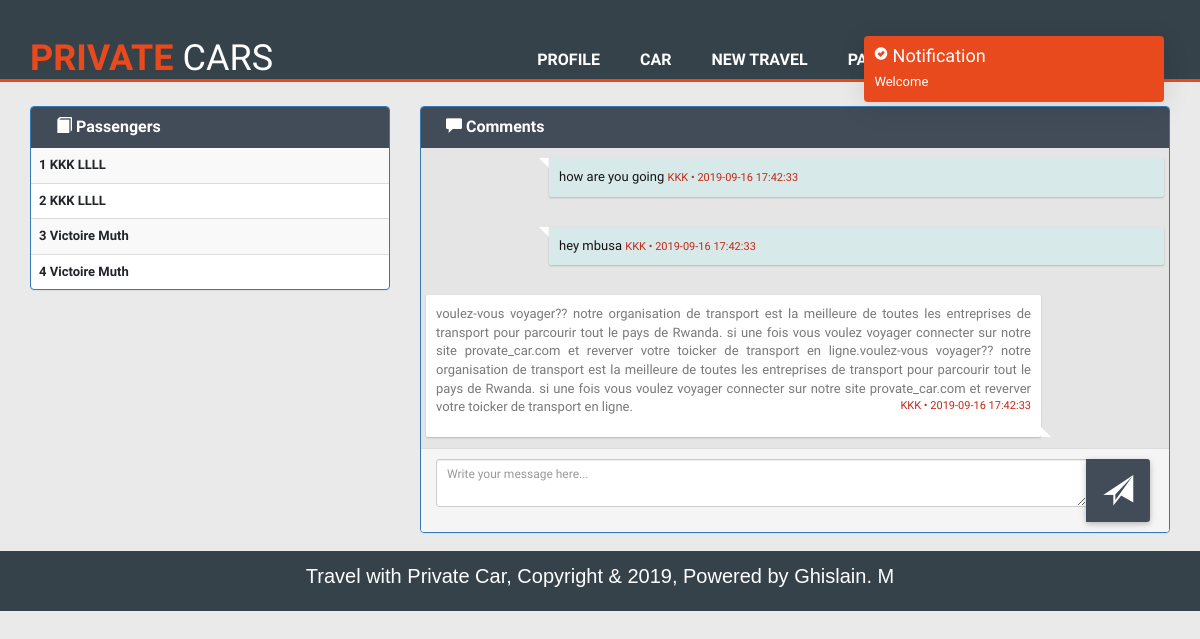
/views/follow_up.php?request=8&q=6 (signed in), run on the app's committed database.
### tables this page shows
CREATE TABLE `travel` (
  `travel_id` int(11) NOT NULL,
  `trip_id` int(11) NOT NULL,
  `passenger_id` int(11) NOT NULL,
  `payment_id` int(11) NOT NULL,
  `c_date` datetime NOT NULL
);

CREATE TABLE `passenger` (
  `passenger_id` int(11) NOT NULL,
  `passenger_fname` varchar(200) DEFAULT NULL,
  `passenger_lname` varchar(200) DEFAULT NULL,
  `passenger_surname` varchar(200) DEFAULT NULL,
  `passenger_email` varchar(200) DEFAULT NULL,
  `passenger_phone` varchar(110) DEFAULT NULL,
  `passenger_address` varchar(200) DEFAULT NULL,
  `passenger_gender` varchar(200) DEFAULT NULL,
  `passenger_age` int(11) DEFAULT NULL,
  `passenger_password` varchar(200) DEFAULT NULL,
  `passenger_c_date` datetime NOT NULL
);

CREATE TABLE `comments` (
  `comments_id` int(11) NOT NULL,
  `passenger_id` int(11) NOT NULL,
  `driver_id` int(11) NOT NULL,
  `travel_id` int(11) NOT NULL,
  `message` text NOT NULL,
  `category` int(11) NOT NULL,
  `c_date` datetime NOT NULL
);

CREATE TABLE `driver` (
  `driver_id` int(11) NOT NULL,
  `f_name` varchar(200) DEFAULT NULL,
  `l_name` varchar(200) DEFAULT NULL,
  `age` int(11) DEFAULT NULL,
  `gender` varchar(55) DEFAULT NULL,
  `email` varchar(200) DEFAULT NULL,
  `phone_number` varchar(256) DEFAULT NULL,
  `address` varchar(200) DEFAULT NULL,
  `password` varchar(200) DEFAULT NULL,
  `permit_id` varchar(200) DEFAULT NULL,
  `profile_picture` varchar(200) DEFAULT NULL,
  `c_date` datetime DEFAULT NULL
);

### core/db.php (called while the page is built, shortened)
<?php
class DB{
    private $dbHost     = "localhost";
    private $dbUsername = "root";
    private $dbPassword = "";
    private $dbName     = "private_car";
    public function __construct(){
        if(!isset($this->db)){
            $conn = new mysqli($this->dbHost, $this->dbUsername, $this->dbPassword, $this->dbName);
            if($conn->connect_error){
                die("Failed to connect with MySQL: " . $conn->connect_error);
            }else{
                $this->db = $conn;
            }
        }
    }
    public function getRows($table,$conditions = array()){
        $sql = 'SELECT ';
        $sql .= array_key_exists("select",$conditions)?$conditions['select']:'*';
        $sql .= ' FROM '.$table;
        if(array_key_exists("where",$conditions)){
            $sql .= ' WHERE ';
            $i = 0;
            foreach($conditions['where'] as $key => $value){
                $pre = ($i > 0)?' AND ':'';
                $sql .= $pre.$key." = '".$value."'";
                $i++;
            }
        }
        $result = $this->db->query($sql);
        if(array_key_exists("return_type",$conditions) && $conditions['return_type'] != 'all'){
            switch($conditions['return_type']){
                case 'count':
                    $data = $result->num_rows;
                    break;
                case 'single':
                    $data = $result->fetch_assoc();
                    break;
                default:
                    $data = '';
            }
        }else{
            if($result->num_rows > 0){
                while($row = $result->fetch_assoc()){
                    $data[] = $row;
                }
            }
        }
        return !empty($data)?$data:false;
    }
    public function getTravelInfo($driverID, $tripID){
        $sql ="SELECT * from  travel inner join set_travel on travel.trip_id=set_travel.trip_id inner join passenger on travel.passenger_id=passenger.passenger_id inner join payment on travel.payment_id=payment.payment_id where set_travel.driver_id='$driverID' and set_travel.trip_id='$tripID'  order by set_travel.destination_place  aSC";
        $result = $this->db->query($sql);
            if($result->num_rows > 0){
                while($row = $result->fetch_assoc()){
                    $data[] = $row;
                }
        }
        return !empty($data)?$data:false;
    }
    public function gettfollowup($tripID, $driverID, $passengerID){
        $sql ="SELECT * from  comments right join passenger on passenger.passenger_id=comments.passenger_id inner join travel on travel.travel_id=comments.travel_id inner join set_travel on set_travel.trip_id=travel.trip_id inner join driver on driver.driver_id=set_travel.driver_id WHERE driver.driver_id='$driverID' and passenger.passenger_id='$passengerID' and set_travel.trip_id='$tripID'  order by comments.comments_id deSC";
        $result = $this->db->query($sql);
            if($result->num_rows > 0){
                while($row = $result->fetch_assoc()){
                    $data[] = $row;
                }
        }
        return !empty($data)?$data:false;
    }
}

### views/follow_up.php (the view, shortened to what this page needs)
<?php
  include("header_driver.php");
  $tripID=$_GET['request'];
  $passengerID=0;
  if(isset($_GET['q'])) $passengerID=$_GET['q'];
  $registeredPASSENGER=$db->getTravelInfo($driverID, $tripID);
  $registeredMESSAGE=$db->gettfollowup($tripID, $driverID, $passengerID);
?>
  <div class="container" style="padding-top: 2%">
  <div class="row">
                 <div class="col-sm-4">
                  <div class="panel panel-primary">
        <div class="panel-heading top-bar">
                    <div class="col-md-8 col-xs-8">
                        <h3 class="panel-title"><span class="glyphicon glyphicon-book"></span> Passengers </h3>
                    </div>
                </div>
        <table class="table table-striped table-hover">
            <tbody>
            <?php
              if ($registeredPASSENGER): $count=0; foreach($registeredPASSENGER as $show): $count++;
             ?>
                <tr>
                  <td>
                  <a href="follow_up.php?request=<?php echo $tripID;?>&q=<?php echo $show['passenger_id'];?>"><?php echo $count; ?>
                    <?php echo $show['passenger_fname'].' '.$show['passenger_lname']; ?>
                    </a>
                  </td>
                </tr>
                <?php
                  endforeach;
                endif;
                 ?>
            </tbody>
        </table>
    </div>
                 </div>
          <div class="col-sm-8">
            <div class="chatbody">
              <div class="panel panel-primary">
                <div class="panel-heading top-bar">
                    <div class="col-md-8 col-xs-8">
                        <h3 class="panel-title"><span class="glyphicon glyphicon-comment"></span> Comments</h3>
                    </div>
                </div>
                <div style="height: 300px; overflow: auto;">
                <?php if(isset($_GET['q'])): if ($registeredMESSAGE): $count1=0; foreach($registeredMESSAGE as $show): $count1++; ?>
                <div class="panel-body msg_container_base">
                <?php if ($show['category']==0) {?>
                    <div class="row msg_container base_sent">
                        <div class="col-md-10 col-xs-10" style="padding: 0;">
                            <div style="text-align: justify;  word-wrap: break-word;" class="messages msg_sent">
                                <span style="width: 300px;" ><?php echo $show['message']; ?></span>
                                <time ><?php echo $show['passenger_fname'] .' • '.$show['c_date']; ?></time>
                            </div>
                        </div>
                        <div class="col-md-2 col-xs-2 avatar" style="padding: 0;">
                        </div>
                    </div>
                   <?php } ?>
                   <?php if ($show['category']==1) {?>
                    <div class="row msg_container base_receive">
                        <div class="col-md-2 col-xs-2 avatar" style="padding: 0;">
                        </div>
                        <div class="col-md-10 col-xs-10" style="padding: 0;">
                            <div style="text-align: justify; background: #d7eae9;; color: #151414;  word-wrap: break-word;" class="messages msg_receive">
                                <span style="width: 300px;"><?php echo $show['message'];?></span>
                                <time datetime="2009-11-13T20:00"><?php echo $show['passenger_fname'] .' • '.$show['c_date']; ?></time>
                            </div>
                        </div>
                    </div>
                    <?php } ?>
                </div>
                <?php endforeach; endif; else: echo '<br><br><br><br><br><br><br><br><center><strong style="margin-top: 100px;">Please  Select the Passenger to Start Conversation.</strong></center>'; endif;  ?>
              </div>
    <?php if(isset($_GET['q'])){ ?>
          <form enctype="multipart/form-data" method="POST" action="../class/followupControler.php">
                <div class="panel-footer">
                    <div class="input-group">
                        <textarea autofocus="" id="btn-input" type="text" name="message" class="form-control input-sm chat_input" placeholder="Write your message here..." /></textarea>
                        <span class="input-group-btn" >
                        <button type="submit" name="send_message" style="background:  #424c59; color: white;padding-top: 14px;padding-bottom: 13px;margin-top: 0px;margin-bottom: 0px;" class="btn  btn-sm" id="btn-chat"><i class="glyphicon glyphicon-send" style="font-size: 30px;" aria-hidden="true"></i></button>
                        </span>
                    </div>
                </div>
            </form>
    <?php }else echo '<br><br>'; ?>
        </div>
      </div></div></div></div>
  <?php
    include("footer.php");
  ?>

### css/style.css (style rules this page uses)
body { font: 15px/1.5 Arial,helvetica,sans-serif; margin:0; padding:0; background-color: #f4f4f4; }
.panel-title { display: inline;font-weight: bold; }

### cs/style.css (style rules this page uses)
body { color: #797979; background: #eaeaea; font-family: 'Ruda', sans-serif; padding: 0px !important; margin: 0px !important; font-size:13px; }
a, a:hover, a:focus { text-decoration: none; outline: none; }

### views/follow_up.php (style rules this page uses)
.panel { margin-bottom: 0px; }
.msg_container_base { background: #e5e5e5; margin: 0; padding: 0 10px 10px; max-height:300px; overflow-x:hidden; }
.top-bar { background: #666; color: white; padding: 10px; position: relative; overflow: hidden; }
.msg_receive { padding-left:0; margin-left:0; }
.msg_sent { padding-bottom:20px !important; margin-right:0; }
.messages { background: white; padding: 10px; border-radius: 2px; box-shadow: 0 1px 2px rgba(0, 0, 0, 0.2); max-width:100%; }
.messages > time { font-size: 11px; color: #ccc; }
.msg_container { padding: 10px; overflow: hidden; display: flex; }
.avatar { position: relative; }
.base_receive > .avatar:after { content: ""; position: absolute; top: 0; right: 0; width: 0; height: 0; border: 5px solid #FFF; border-left-color: rgba(0, 0, 0, 0); border-bottom-color: rgba(0, 0, 0, 0); }
.base_sent { justify-content: flex-end; align-items: flex-end; }
.base_sent > .avatar:after { content: ""; position: absolute; bottom: 0; left: 0; width: 0; height: 0; border: 5px solid white; border-right-color: transparent; border-top-color: transparent; box-shadow: 1px 1px 2px rgba(black, 0.2); // not quite perfect but close }
.msg_sent > time { float: right; }
.panel-primary > .panel-heading { color: #fff; background-color: #424c59; border-color: #424c59; }
.table > tbody > tr > td, .table > tbody > tr > th, .table > tfoot > tr > td, .table > tfoot > tr > th, .table > thead > tr > td, .table > thead > tr > th { padding: 8px; line-height: 1.42857143; vertical-align: top; border-top: 1px solid #ddd; font-weight: bold; font-size: 1.3rem; }
.messages > time { font-size: 11px; color: #c42715; }

### data on the page
travel: passenger.passenger_fname "KKK", passenger.passenger_lname "LLLL"
travel: passenger.passenger_fname "KKK", passenger.passenger_lname "LLLL"
travel: passenger.passenger_fname "Victoire", passenger.passenger_lname "Muth"
travel: passenger.passenger_fname "Victoire", passenger.passenger_lname "Muth"
comments: message "how are you going", passenger.passenger_fname "KKK", driver.c_date "2019-09-16 17:42:33"
comments: message "hey mbusa", passenger.passenger_fname "KKK", driver.c_date "2019-09-16 17:42:33"
comments: message "voulez-vous voyager?? notre organisation de transport est la meilleure de toutes les entreprises de transport pour parcourir tout le pays de Rwanda. si une fois vous voulez voyager connecter sur notre site provate_car.com et reverver votre toicker de transport en ligne.voulez-vous voyager?? notre organisation de transport est la meilleure de toutes les entreprises de transport pour parcourir tout le pays de Rwanda. si une fois vous voulez voyager connecter sur notre site provate_car.com et reverver votre toicker de transport en ligne.", passenger.passenger_fname "KKK", driver.c_date "2019-09-16 17:42:33"
